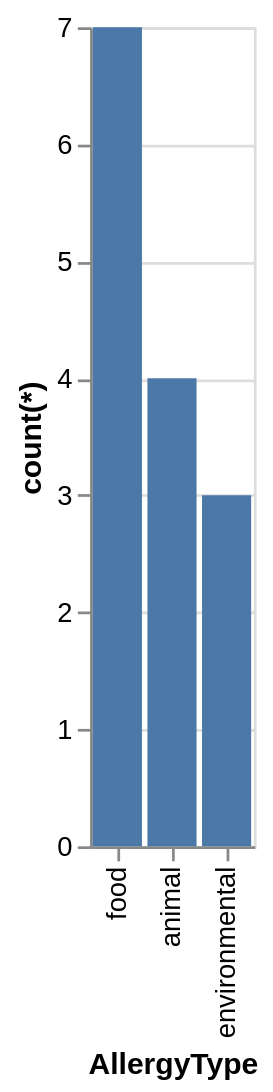

The specification (Vega-Lite) saved for this image:
### Vega-Lite specification from a JSON file in a GitHub repository (floating-point values rounded to 4 significant figures)
{"data": {"values": [{"x_data": "animal", "y_data": 4}, {"x_data": "environmental", "y_data": 3}, {"x_data": "food", "y_data": 7}]}, "mark": "bar", "encoding": {"x": {"field": "x_data", "type": "nominal", "title": "AllergyType", "sort": {"op": "sum", "field": "y_data", "order": "descending"}}, "y": {"field": "y_data", "type": "quantitative", "title": "count(*)"}}}
